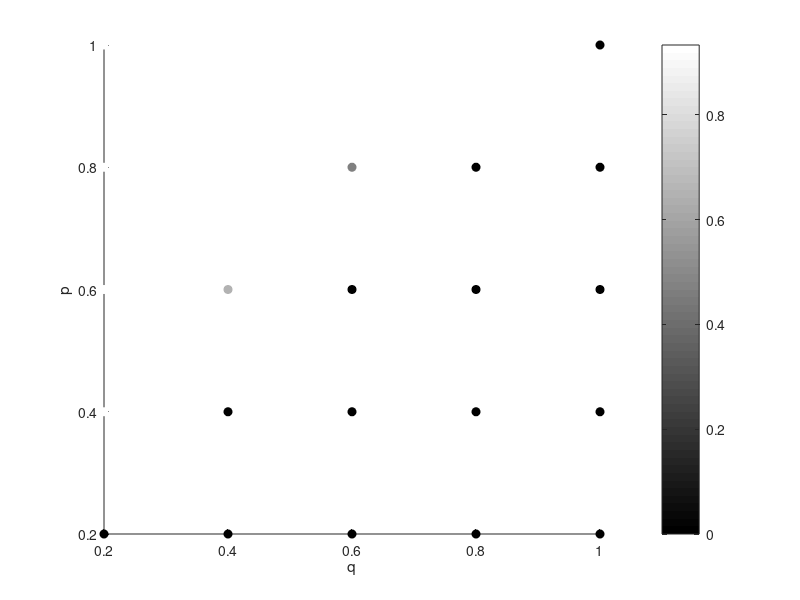

Write MATLAB code to recreate this figure.
clc
clear
close all

load("results.mat");

step=1/grid;

for p=step:step:1
    for q=step:step:1
        scatter(q,p,[],'MarkerEdgeColor',acc(fix(p*grid),fix(q*grid))*[1 1 1],'MarkerFaceColor',acc(fix(p*grid),fix(q*grid))*[1 1 1]);
        hold on;
    end
end

xlim([step 1]);
ylim([step 1]);
xlabel('q');
ylabel('p');
colormap gray;
colorbar;
hold off;